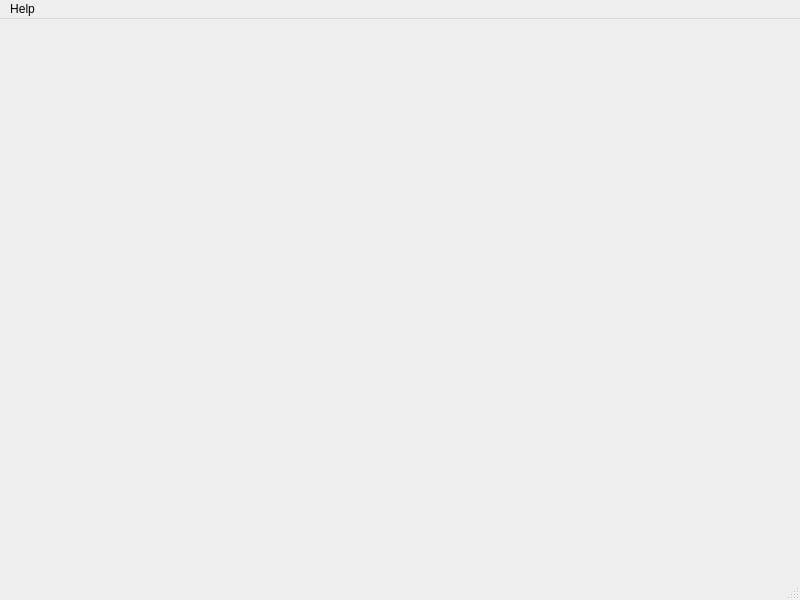
<?xml version="1.0" encoding="UTF-8"?>
<ui version="4.0">
 <class>MainWindow</class>
 <widget class="QMainWindow" name="MainWindow">
  <property name="geometry">
   <rect>
    <x>0</x>
    <y>0</y>
    <width>800</width>
    <height>600</height>
   </rect>
  </property>
  <property name="windowTitle">
   <string>MainWindow</string>
  </property>
  <widget class="QWidget" name="centralwidget"/>
  <widget class="QMenuBar" name="menubar">
   <property name="geometry">
    <rect>
     <x>0</x>
     <y>0</y>
     <width>800</width>
     <height>21</height>
    </rect>
   </property>
   <widget class="QMenu" name="menuHelp">
    <property name="title">
     <string>Help</string>
    </property>
    <addaction name="actionTip_of_the_Day"/>
   </widget>
   <addaction name="menuHelp"/>
  </widget>
  <widget class="QStatusBar" name="statusbar"/>
  <action name="actionTip_of_the_Day">
   <property name="text">
    <string>Tip of the Day</string>
   </property>
  </action>
 </widget>
 <resources/>
 <connections/>
</ui>
